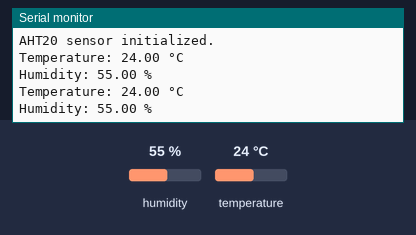
A sketch run on a simulated ESP32. On the bench: the last lines printed to the serial monitor. The inputs (shaded band) are chosen by the test bench; at power-on: humidity 55 %, temperature 24 °C.

Above: at 2.9 s.
3.0 s: humidity set to 22 %
At 4.6 s:
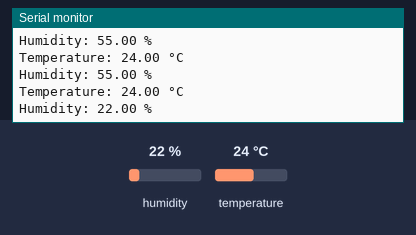
5.8 s: temperature set to 12 °C
At 6.7 s:
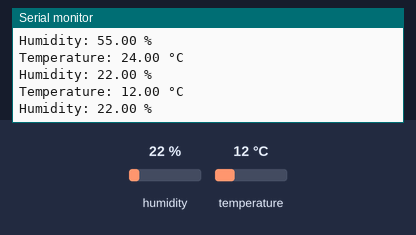
8.6 s: humidity set to 40 %
At 10.8 s:
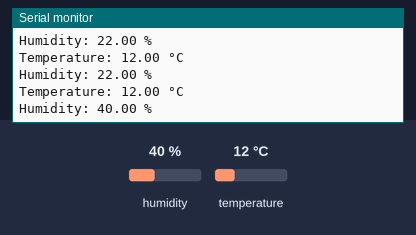
Timing chart, 0 to 12.3 s (numbered marks = the images above; inputs shaded):
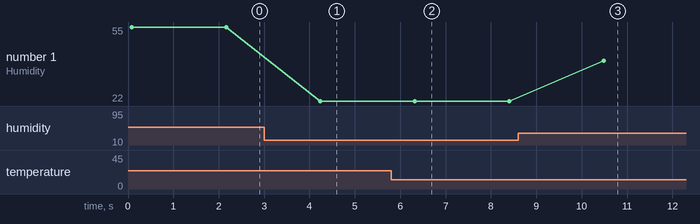

Measured:
- after the input at 3.0 s, the serial monitor: prints a new line after 1.2 s (image 1)
- after the input at 5.8 s, the serial monitor: prints a new line after 0.52 s (image 2)
- after the input at 8.6 s, the serial monitor: prints a new line after 1.9 s (image 3)
- plotted number 1: 55 → 22 after the input at 3.0 s, 22 → 40 after the input at 8.6 s

The sketch:

code_mau_esp32_doc_aht20.ino
```cpp
#include <Wire.h>
#include <Adafruit_AHTX0.h>  // Correct library for AHT20

// Create an instance of the AHT20 sensor
Adafruit_AHTX0 aht;  // Use AHTX0 instead of AHT10

void setup() {
  // Initialize Serial Monitor
  Serial.begin(115200);
  Serial.println("AHT20 Sensor Example");

  // Initialize I2C communication
  if (!aht.begin()) {  // No parameter needed
    Serial.println("Failed to find AHT20 sensor! Check wiring.");
    while (1);
  }
  Serial.println("AHT20 sensor initialized.");
}

void loop() {
  // Get sensor data
  sensors_event_t humidity, temp;
  aht.getEvent(&humidity, &temp); // Retrieve sensor readings

  // Print temperature and humidity
  Serial.print("Temperature: ");
  Serial.print(temp.temperature);
  Serial.println(" °C");

  Serial.print("Humidity: ");
  Serial.print(humidity.relative_humidity);
  Serial.println(" %");

  // Delay between readings
  delay(2000);
}
```
